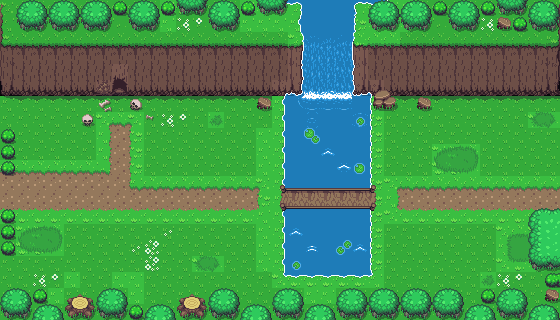

A level layout from a 2D game, rendered from its tile map. Below: a short description, then the map file with tile-grid data replaced by summaries:
An orthogonal 35x20 tile map with 16x16 px tiles, 5 tile layers (Tile Layer 1, cliff, deco, path, ...) and 17 objects.

<map version="1.8" tiledversion="1.8.4" orientation="orthogonal" renderorder="right-down" width="35" height="20" tilewidth="16" tileheight="16" infinite="0" nextlayerid="11" nextobjectid="31">
 <tileset firstgid="1" source="overworld.tsx" />
 <layer id="1" name="Tile Layer 1" width="35" height="20" opacity="0.9">
  <data>[700 cells, 700 non-empty, 19 distinct tile ids]</data>
 </layer>
 <layer id="2" name="cliff" width="35" height="20">
  <data>[700 cells, 38 non-empty, 6 distinct tile ids]</data>
 </layer>
 <layer id="3" name="deco" width="35" height="20">
  <data>[700 cells, 286 non-empty, 71 distinct tile ids]</data>
 </layer>
 <layer id="6" name="path" width="35" height="20">
  <data>[700 cells, 102 non-empty, 11 distinct tile ids]</data>
 </layer>
 <layer id="4" name="trees" width="35" height="20">
  <data>[700 cells, 68 non-empty, 28 distinct tile ids]</data>
 </layer>
 <objectgroup id="10" name="SceneTransitionLayer">
  <object id="25" x="111.188" y="92.0625">
   <polyline points="0,0 16.4688,0" />
  </object>
 </objectgroup>
 <objectgroup id="9" name="RoomTransitionLayer">
  <object id="17" x="559" y="208.909">
   <polyline points="0,0 0.272727,-33.0909" />
  </object>
  <object id="26" x="0.5625" y="174.063">
   <polyline points="0,0 0.0625,35.75" />
  </object>
 </objectgroup>
 <objectgroup id="8" name="collision mask">
  <object id="4" x="262.964" y="101.507" />
  <object id="5" x="383.546" y="100.144" />
  <object id="6" x="423.059" y="101.507" />
  <object id="8" x="282.72" y="96.738" width="85.838" height="89.9255" />
  <object id="10" x="285.445" y="208.464" width="83.7942" height="67.4441" />
  <object id="12" x="1.36251" y="289.533" width="557.266" height="30.6564" />
  <object id="14" x="412.158" y="391.721" />
  <object id="19" x="1.09091" y="63.8182" width="110" height="32" />
  <object id="20" x="127.636" y="64" width="174.545" height="32.1818" />
  <object id="21" x="354.182" y="64.7273" width="207.636" height="31.6364" />
  <object id="22" x="527.636" y="207.636" width="32.7273" height="64.9091" />
  <object id="27" x="0" y="127.75" width="15.25" height="47.25" />
  <object id="28" x="0" y="208.875" width="15.625" height="46.75" />
  <object id="30" x="543.5" y="272.75" width="17.5" height="16.75" />
 </objectgroup>
</map>
